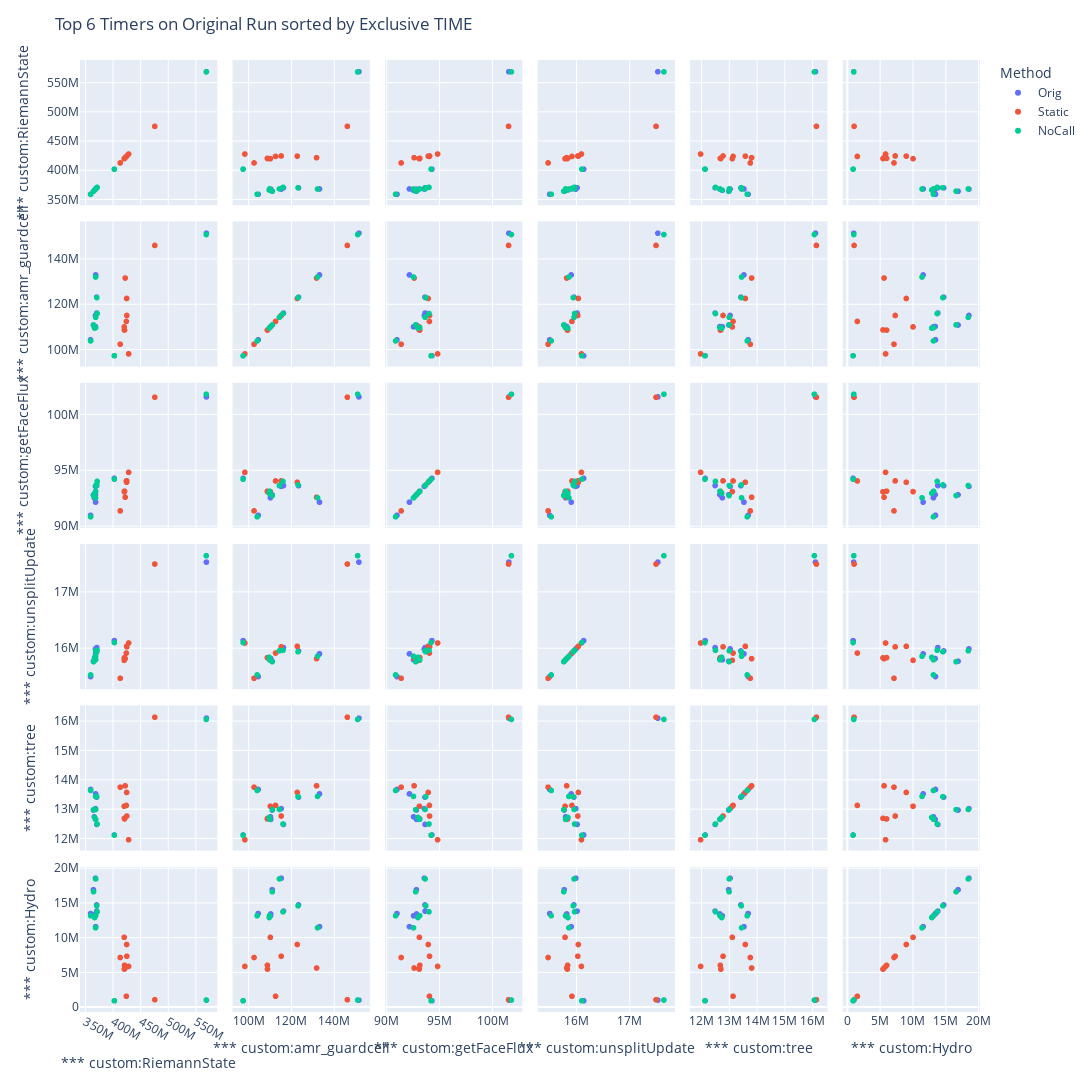

Notebook cell for this chart:
### Code cell
pd.options.plotting.backend = "plotly"


title = 'Top 6 Timers on Original Run sorted by Exclusive TIME'

fig = px.scatter_matrix(non_normal_df, dimensions=top_timers, color='Method', hover_data=['Node'])
fig.update_layout(height=1500, width=1500, title=title)
# fig.write_html("/home/users/MTrappett/Flash5_theta/splom_orig_nocall_noMPI_non_norm.html")

fig.show()

### Figure 1 — Plotly figure (JSON) as saved in the notebook; plotly's stock layout.template omitted (floating-point values rounded to 4 significant figures)
{"data": [{"customdata": [[0], [1], [2], [3], [4], [5], [6], [7], [8], [9]], "dimensions": [{"axis": {"matches": true}, "label": "*** custom:RiemannState", "values": [569514885, 368471374, 370270307, 370568308, 368189665, 366121605, 364485863, 402418163, 359349112, 368270661]}, {"axis": {"matches": true}, "label": "*** custom:amr_guardcell", "values": [151624954, 133182081, 123367164, 116329632, 110369487, 110233831, 111055473, 97456587, 104501261, 115264977]}, {"axis": {"matches": true}, "label": "*** custom:getFaceFlux", "values": [101577677, 92161377, 93634548, 93645016, 92833830, 92552299, 92817854, 94290882, 90980146, 93573624]}, {"axis": {"matches": true}, "label": "*** custom:unsplitUpdate", "values": [17535034, 15904628, 15955550, 16015869, 15820829, 15799968, 15773165, 16139490, 15501047, 15991891]}, {"axis": {"matches": true}, "label": "*** custom:tree", "values": [16118879, 13535168, 13424716, 12493286, 12666387, 12754281, 12984528, 12134374, 13687019, 13033674]}, {"axis": {"matches": true}, "label": "*** custom:Hydro", "values": [1007050, 11602087, 14737038, 13843673, 13434435, 13170337, 16933975, 912578, 13493585, 18591888]}], "hovertemplate": "Method=Orig<br>%{xaxis.title.text}=%{x}<br>%{yaxis.title.text}=%{y}<br>Node=%{customdata[0]}<extra></extra>", "legendgroup": "Orig", "marker": {"color": "#636efa", "symbol": "circle"}, "name": "Orig", "showlegend": true, "type": "splom"}, {"customdata": [[0], [1], [2], [3], [4], [5], [6], [7], [8], [9]], "dimensions": [{"axis": {"matches": true}, "label": "*** custom:RiemannState", "values": [475838255, 422100503, 424749825, 425053736, 420929498, 420656802, 420325958, 428369998, 413126392, 424228139]}, {"axis": {"matches": true}, "label": "*** custom:amr_guardcell", "values": [146218187, 131820528, 122777140, 115267051, 108801165, 108861166, 110191089, 98272952, 102564514, 112625776]}, {"axis": {"matches": true}, "label": "*** custom:getFaceFlux", "values": [101550389, 92602646, 93941261, 94064658, 93143546, 93085271, 93104788, 94827356, 91376781, 94056477]}, {"axis": {"matches": true}, "label": "*** custom:unsplitUpdate", "values": [17500550, 15819178, 16038534, 16029341, 15837731, 15832527, 15788968, 16097351, 15470179, 15918572]}, {"axis": {"matches": true}, "label": "*** custom:tree", "values": [16152628, 13812042, 13585353, 12780150, 12681058, 12702121, 13114584, 11969876, 13764693, 13142235]}, {"axis": {"matches": true}, "label": "*** custom:Hydro", "values": [1065909, 5641397, 9028469, 7336133, 6026189, 5478744, 10063922, 5869460, 7155553, 1559532]}], "hovertemplate": "Method=Static<br>%{xaxis.title.text}=%{x}<br>%{yaxis.title.text}=%{y}<br>Node=%{customdata[0]}<extra></extra>", "legendgroup": "Static", "marker": {"color": "#EF553B", "symbol": "circle"}, "name": "Static", "showlegend": true, "type": "splom"}, {"customdata": [[0], [1], [2], [3], [4], [5], [6], [7], [8], [9]], "dimensions": [{"axis": {"matches": true}, "label": "*** custom:RiemannState", "values": [569189045, 368349834, 370596089, 371219749, 368536552, 366677229, 364706959, 402517631, 359411055, 368548992]}, {"axis": {"matches": true}, "label": "*** custom:amr_guardcell", "values": [151040414, 132272930, 123150099, 116116013, 109845304, 109667546, 111088706, 97443926, 104018084, 114449205]}, {"axis": {"matches": true}, "label": "*** custom:getFaceFlux", "values": [101820014, 92544815, 93703017, 94015292, 93135490, 92959871, 92751367, 94212104, 90850499, 93644749]}, {"axis": {"matches": true}, "label": "*** custom:unsplitUpdate", "values": [17649014, 15862403, 15942062, 15968799, 15799005, 15842920, 15764608, 16105198, 15529561, 15958692]}, {"axis": {"matches": true}, "label": "*** custom:tree", "values": [16078211, 13450005, 13439074, 12507646, 12668715, 12732637, 12998424, 12127340, 13652613, 13005211]}, {"axis": {"matches": true}, "label": "*** custom:Hydro", "values": [1021748, 11436077, 14614364, 13747109, 13194806, 12920384, 16637900, 911225, 13180778, 18490528]}], "hovertemplate": "Method=NoCall<br>%{xaxis.title.text}=%{x}<br>%{yaxis.title.text}=%{y}<br>Node=%{customdata[0]}<extra></extra>", "legendgroup": "NoCall", "marker": {"color": "#00cc96", "symbol": "circle"}, "name": "NoCall", "showlegend": true, "type": "splom"}], "layout": {"dragmode": "select", "height": 1500, "legend": {"title": {"text": "Method"}, "tracegroupgap": 0}, "margin": {"t": 60}, "title": {"text": "Top 6 Timers on Original Run sorted by Exclusive TIME"}, "width": 1500, "xaxis": {"autorange": true, "range": [342500000.0, 586300000.0], "type": "linear"}, "xaxis2": {"autorange": true, "range": [93110000.0, 156000000.0], "type": "linear"}, "xaxis3": {"autorange": true, "range": [89970000.0, 102700000.0], "type": "linear"}, "xaxis4": {"autorange": true, "range": [15300000.0, 17820000.0], "type": "linear"}, "xaxis5": {"autorange": true, "range": [11640000.0, 16490000.0], "type": "linear"}, "xaxis6": {"autorange": true, "range": [-502600.0, 20010000.0], "type": "linear"}, "yaxis": {"autorange": true, "range": [342500000.0, 586300000.0], "type": "linear"}, "yaxis2": {"autorange": true, "range": [93110000.0, 156000000.0], "type": "linear"}, "yaxis3": {"autorange": true, "range": [89970000.0, 102700000.0], "type": "linear"}, "yaxis4": {"autorange": true, "range": [15300000.0, 17820000.0], "type": "linear"}, "yaxis5": {"autorange": true, "range": [11640000.0, 16490000.0], "type": "linear"}, "yaxis6": {"autorange": true, "range": [-502600.0, 20010000.0], "type": "linear"}}}
